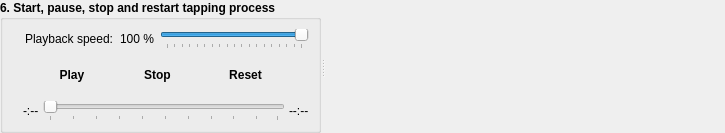
      <widget class="QSplitter" name="splitter_Control_Monty">
       <property name="enabled">
        <bool>true</bool>
       </property>
       <property name="orientation">
        <enum>Qt::Horizontal</enum>
       </property>
       <property name="childrenCollapsible">
        <bool>false</bool>
       </property>
       <widget class="QGroupBox" name="groupBox_Control">
        <property name="enabled">
         <bool>true</bool>
        </property>
        <property name="sizePolicy">
         <sizepolicy hsizetype="Expanding" vsizetype="Preferred">
          <horstretch>0</horstretch>
          <verstretch>0</verstretch>
         </sizepolicy>
        </property>
        <property name="minimumSize">
         <size>
          <width>321</width>
          <height>120</height>
         </size>
        </property>
        <property name="font">
         <font>
          <weight>75</weight>
          <bold>true</bold>
         </font>
        </property>
        <property name="whatsThis">
         <string/>
        </property>
        <property name="title">
         <string>6. Start, pause, stop and restart tapping process</string>
        </property>
        <property name="flat">
         <bool>true</bool>
        </property>
        <layout class="QVBoxLayout" name="verticalLayout">
         <item>
          <layout class="QHBoxLayout" name="horizontalLayout_PlaybackSpeed">
           <item>
            <widget class="QLabel" name="label_PlaybackSpeedIcon">
             <property name="sizePolicy">
              <sizepolicy hsizetype="Fixed" vsizetype="Fixed">
               <horstretch>0</horstretch>
               <verstretch>0</verstretch>
              </sizepolicy>
             </property>
             <property name="text">
              <string/>
             </property>
             <property name="pixmap">
              <pixmap resource="resources/UltraStar-Creator.qrc">:/icons/time_mp3.png</pixmap>
             </property>
            </widget>
           </item>
           <item>
            <widget class="QLabel" name="label_PlaybackSpeed">
             <property name="sizePolicy">
              <sizepolicy hsizetype="Fixed" vsizetype="Fixed">
               <horstretch>0</horstretch>
               <verstretch>0</verstretch>
              </sizepolicy>
             </property>
             <property name="font">
              <font>
               <weight>50</weight>
               <bold>false</bold>
              </font>
             </property>
             <property name="text">
              <string>Playback speed:</string>
             </property>
            </widget>
           </item>
           <item>
            <widget class="QLabel" name="label_PlaybackSpeedPercentage">
             <property name="sizePolicy">
              <sizepolicy hsizetype="Fixed" vsizetype="Preferred">
               <horstretch>0</horstretch>
               <verstretch>0</verstretch>
              </sizepolicy>
             </property>
             <property name="minimumSize">
              <size>
               <width>32</width>
               <height>20</height>
              </size>
             </property>
             <property name="font">
              <font>
               <weight>50</weight>
               <bold>false</bold>
              </font>
             </property>
             <property name="toolTip">
              <string>Current playback speed.</string>
             </property>
             <property name="text">
              <string notr="true">100 %</string>
             </property>
             <property name="alignment">
              <set>Qt::AlignRight|Qt::AlignTrailing|Qt::AlignVCenter</set>
             </property>
            </widget>
           </item>
           <item>
            <widget class="QSlider" name="horizontalSlider_PlaybackSpeed">
             <property name="sizePolicy">
              <sizepolicy hsizetype="Minimum" vsizetype="Preferred">
               <horstretch>0</horstretch>
               <verstretch>0</verstretch>
              </sizepolicy>
             </property>
             <property name="minimumSize">
              <size>
               <width>0</width>
               <height>20</height>
              </size>
             </property>
             <property name="toolTip">
              <string>Set playback speed.</string>
             </property>
             <property name="statusTip">
              <string/>
             </property>
             <property name="minimum">
              <number>10</number>
             </property>
             <property name="maximum">
              <number>100</number>
             </property>
             <property name="singleStep">
              <number>5</number>
             </property>
             <property name="pageStep">
              <number>5</number>
             </property>
             <property name="sliderPosition">
              <number>100</number>
             </property>
             <property name="orientation">
              <enum>Qt::Horizontal</enum>
             </property>
             <property name="tickPosition">
              <enum>QSlider::TicksBelow</enum>
             </property>
             <property name="tickInterval">
              <number>5</number>
             </property>
            </widget>
           </item>
          </layout>
         </item>
         <item>
          <layout class="QHBoxLayout" name="horizontalLayout_PlayerButtons" stretch="0,1,0,1,0,1,0">
           <property name="spacing">
            <number>4</number>
           </property>
           <item>
            <spacer name="horizontalSpacer_5">
             <property name="enabled">
              <bool>true</bool>
             </property>
             <property name="orientation">
              <enum>Qt::Horizontal</enum>
             </property>
             <property name="sizeHint" stdset="0">
              <size>
               <width>20</width>
               <height>20</height>
              </size>
             </property>
            </spacer>
           </item>
           <item>
            <widget class="QToolButton" name="pushButton_PlayPause">
             <property name="enabled">
              <bool>true</bool>
             </property>
             <property name="sizePolicy">
              <sizepolicy hsizetype="Fixed" vsizetype="Fixed">
               <horstretch>0</horstretch>
               <verstretch>0</verstretch>
              </sizepolicy>
             </property>
             <property name="minimumSize">
              <size>
               <width>40</width>
               <height>40</height>
              </size>
             </property>
             <property name="statusTip">
              <string/>
             </property>
             <property name="whatsThis">
              <string/>
             </property>
             <property name="autoFillBackground">
              <bool>false</bool>
             </property>
             <property name="text">
              <string notr="true">Play</string>
             </property>
             <property name="icon">
              <iconset resource="resources/UltraStar-Creator.qrc">
               <normaloff>:/player/play.png</normaloff>:/player/play.png</iconset>
             </property>
             <property name="iconSize">
              <size>
               <width>40</width>
               <height>40</height>
              </size>
             </property>
             <property name="shortcut">
              <string>P</string>
             </property>
             <property name="autoRaise">
              <bool>true</bool>
             </property>
            </widget>
           </item>
           <item>
            <spacer name="horizontalSpacer_3">
             <property name="enabled">
              <bool>true</bool>
             </property>
             <property name="orientation">
              <enum>Qt::Horizontal</enum>
             </property>
             <property name="sizeHint" stdset="0">
              <size>
               <width>13</width>
               <height>13</height>
              </size>
             </property>
            </spacer>
           </item>
           <item>
            <widget class="QToolButton" name="pushButton_Stop">
             <property name="enabled">
              <bool>true</bool>
             </property>
             <property name="sizePolicy">
              <sizepolicy hsizetype="Fixed" vsizetype="Fixed">
               <horstretch>0</horstretch>
               <verstretch>0</verstretch>
              </sizepolicy>
             </property>
             <property name="minimumSize">
              <size>
               <width>40</width>
               <height>40</height>
              </size>
             </property>
             <property name="statusTip">
              <string/>
             </property>
             <property name="whatsThis">
              <string/>
             </property>
             <property name="text">
              <string notr="true">Stop</string>
             </property>
             <property name="icon">
              <iconset resource="resources/UltraStar-Creator.qrc">
               <normaloff>:/player/stop.png</normaloff>:/player/stop.png</iconset>
             </property>
             <property name="iconSize">
              <size>
               <width>40</width>
               <height>40</height>
              </size>
             </property>
             <property name="shortcut">
              <string>S</string>
             </property>
             <property name="autoRaise">
              <bool>true</bool>
             </property>
            </widget>
           </item>
           <item>
            <spacer name="horizontalSpacer_4">
             <property name="enabled">
              <bool>true</bool>
             </property>
             <property name="orientation">
              <enum>Qt::Horizontal</enum>
             </property>
             <property name="sizeHint" stdset="0">
              <size>
               <width>13</width>
               <height>13</height>
              </size>
             </property>
            </spacer>
           </item>
           <item>
            <widget class="QToolButton" name="pushButton_Reset">
             <property name="enabled">
              <bool>true</bool>
             </property>
             <property name="sizePolicy">
              <sizepolicy hsizetype="Fixed" vsizetype="Fixed">
               <horstretch>0</horstretch>
               <verstretch>0</verstretch>
              </sizepolicy>
             </property>
             <property name="minimumSize">
              <size>
               <width>40</width>
               <height>40</height>
              </size>
             </property>
             <property name="statusTip">
              <string/>
             </property>
             <property name="whatsThis">
              <string/>
             </property>
             <property name="text">
              <string notr="true">Reset</string>
             </property>
             <property name="icon">
              <iconset resource="resources/UltraStar-Creator.qrc">
               <normaloff>:/player/prev.png</normaloff>:/player/prev.png</iconset>
             </property>
             <property name="iconSize">
              <size>
               <width>40</width>
               <height>40</height>
              </size>
             </property>
             <property name="shortcut">
              <string>R</string>
             </property>
             <property name="autoRaise">
              <bool>true</bool>
             </property>
            </widget>
           </item>
           <item>
            <spacer name="horizontalSpacer_6">
             <property name="enabled">
              <bool>true</bool>
             </property>
             <property name="orientation">
              <enum>Qt::Horizontal</enum>
             </property>
             <property name="sizeHint" stdset="0">
              <size>
               <width>20</width>
               <height>20</height>
              </size>
             </property>
            </spacer>
           </item>
          </layout>
         </item>
         <item>
          <layout class="QHBoxLayout" name="horizontalLayout_Progress" stretch="0,0,0,0">
           <property name="spacing">
            <number>4</number>
           </property>
           <property name="sizeConstraint">
            <enum>QLayout::SetDefaultConstraint</enum>
           </property>
           <item>
            <widget class="QLabel" name="label">
             <property name="text">
              <string/>
             </property>
             <property name="pixmap">
              <pixmap resource="resources/UltraStar-Creator.qrc">:/icons/note.png</pixmap>
             </property>
            </widget>
           </item>
           <item>
            <widget class="QLabel" name="label_TimeElapsed">
             <property name="enabled">
              <bool>true</bool>
             </property>
             <property name="font">
              <font>
               <weight>50</weight>
               <bold>false</bold>
              </font>
             </property>
             <property name="text">
              <string notr="true">-:--</string>
             </property>
            </widget>
           </item>
           <item>
            <widget class="QSlider" name="horizontalSlider_MP3">
             <property name="enabled">
              <bool>true</bool>
             </property>
             <property name="orientation">
              <enum>Qt::Horizontal</enum>
             </property>
             <property name="invertedControls">
              <bool>false</bool>
             </property>
             <property name="tickPosition">
              <enum>QSlider::TicksBelow</enum>
             </property>
             <property name="tickInterval">
              <number>10</number>
             </property>
            </widget>
           </item>
           <item>
            <widget class="QLabel" name="label_TimeToRun">
             <property name="enabled">
              <bool>true</bool>
             </property>
             <property name="font">
              <font>
               <weight>50</weight>
               <bold>false</bold>
              </font>
             </property>
             <property name="text">
              <string notr="true">--:--</string>
             </property>
            </widget>
           </item>
          </layout>
         </item>
        </layout>
       </widget>
       <widget class="QUMontyArea" name="montyArea" native="true">
        <property name="enabled">
         <bool>true</bool>
        </property>
        <property name="minimumSize">
         <size>
          <width>400</width>
          <height>96</height>
         </size>
        </property>
        <property name="maximumSize">
         <size>
          <width>16777215</width>
          <height>16777215</height>
         </size>
        </property>
       </widget>
      </widget>
